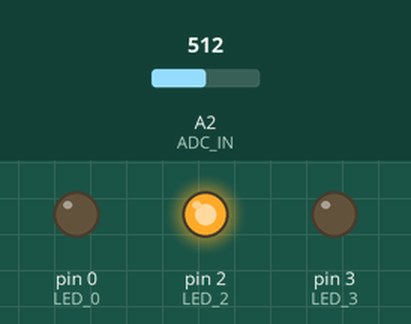
Recording of a sketch running on a simulated Arduino Uno, built with avr-gcc and run on an emulated ATmega328P. On the bench: output pins drawn as LEDs (lit = HIGH). The test bench sets the inputs (shaded band); at power-on: A2 (ADC_IN) = 512.

Above: at 1.2 s.
1.3 s: A2 (ADC_IN) set to 540
At 2.5 s:
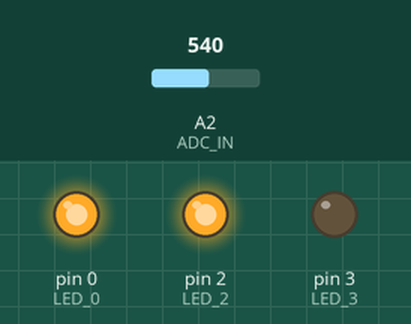
2.8 s: A2 (ADC_IN) set to 574
4.3 s: A2 (ADC_IN) set to 601
At 4.9 s:
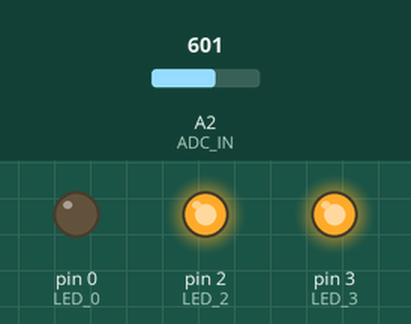
5.8 s: A2 (ADC_IN) set to 511
7.3 s: A2 (ADC_IN) set to 716
Timing chart, 0 to 9.8 s (numbered marks = the images above; inputs shaded):
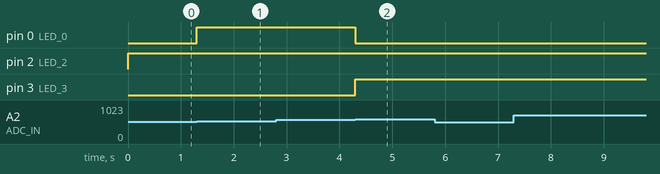

Measured:
- the behaviour switches between 529 and 530 on A2 (ADC_IN) (found by bisection; images 0 and 1)
- the behaviour switches between 582 and 583 on A2 (ADC_IN) (found by bisection; images 1 and 2)
- after the input at 1.3 s, pin 0 (LED_0): LOW → HIGH at once
- after the input at 2.8 s, every drawn part: stays the same
- after the input at 4.3 s, pin 0 (LED_0): HIGH → LOW at once; pin 3 (LED_3): LOW → HIGH at once

The sketch:

breadboard-voltmeter.ino
```cpp
#include <Arduino.h>

const int LED_0 = 0;
const int LED_1 = 1;
const int LED_2 = 2;
const int LED_3 = 3;
const int ADC_IN = A2;

const int R1 = 6800;
const int R2 = 1000;

const float RECTIFIER_V_F = 0.2;
const float VCC = 2.5;

int adcReading = 0;
float voltageValue = 0;

void set_led(int i);
float compute_voltage(int adc_reading);

void setup() {}

void loop() {
  adcReading = analogRead(ADC_IN);
  voltageValue = compute_voltage(adcReading);

  set_led(round(voltageValue) - 3);
}

/*
 * Compute the actual voltage from the ADC reading.
 * ADC reading ranges from 0 to 1023, where 0 -> G_Ref
 * and 1023 -> Vcc (2.50 V)
 */
float compute_voltage(int adc_reading) {
  float v_measured = ((float) adc_reading) / 1023.0 * VCC;
  float v = (v_measured * (R1 + R2) / R2) + 2 * RECTIFIER_V_F;
  return v;
}

/*
 * zero-indexed from bottom. eg,
 * i=0 -> Turn on D1 (3V)
 * i=1 -> Turn on D2 (4V)
 * etc
 */
void set_led(int i) {
  if (i < 0) {
    i = 0;
  }
  if (i > 9) {
    i = 9;
  }
  if(i == 0) {
    pinMode(LED_0, OUTPUT);
    pinMode(LED_1, OUTPUT);
    pinMode(LED_2, INPUT);
    pinMode(LED_3, INPUT);
    digitalWrite(LED_0, HIGH);
    digitalWrite(LED_1, LOW);
    digitalWrite(LED_2, LOW);
    digitalWrite(LED_3, LOW);
  }
  if(i == 1) {
    pinMode(LED_0, OUTPUT);
    pinMode(LED_1, OUTPUT);
    pinMode(LED_2, INPUT);
    pinMode(LED_3, INPUT);
    digitalWrite(LED_0, LOW);
    digitalWrite(LED_1, HIGH);
    digitalWrite(LED_2, LOW);
    digitalWrite(LED_3, LOW);
  }
  if(i == 2) {
    pinMode(LED_0, INPUT);
    pinMode(LED_1, OUTPUT);
    pinMode(LED_2, OUTPUT);
    pinMode(LED_3, INPUT);
    digitalWrite(LED_0, LOW);
    digitalWrite(LED_1, HIGH);
    digitalWrite(LED_2, LOW);
    digitalWrite(LED_3, LOW);
  }
  if(i == 3) {
    pinMode(LED_0, INPUT);
    pinMode(LED_1, OUTPUT);
    pinMode(LED_2, OUTPUT);
    pinMode(LED_3, INPUT);
    digitalWrite(LED_0, LOW);
    digitalWrite(LED_1, LOW);
    digitalWrite(LED_2, HIGH);
    digitalWrite(LED_3, LOW);
  }
  if(i == 4) {
    pinMode(LED_0, INPUT);
    pinMode(LED_1, INPUT);
    pinMode(LED_2, OUTPUT);
    pinMode(LED_3, OUTPUT);
    digitalWrite(LED_0, LOW);
    digitalWrite(LED_1, LOW);
    digitalWrite(LED_2, HIGH);
    digitalWrite(LED_3, LOW);
  }
  if(i == 5) {
    pinMode(LED_0, INPUT);
    pinMode(LED_1, INPUT);
    pinMode(LED_2, OUTPUT);
    pinMode(LED_3, OUTPUT);
    digitalWrite(LED_0, LOW);
    digitalWrite(LED_1, LOW);
    digitalWrite(LED_2, LOW);
    digitalWrite(LED_3, HIGH);
  }
  if(i == 6) {
    pinMode(LED_0, OUTPUT);
    pinMode(LED_1, INPUT);
    pinMode(LED_2, OUTPUT);
    pinMode(LED_3, INPUT);
    digitalWrite(LED_0, HIGH);
    digitalWrite(LED_1, LOW);
    digitalWrite(LED_2, LOW);
    digitalWrite(LED_3, LOW);
  }
  if(i == 7) {
    pinMode(LED_0, OUTPUT);
    pinMode(LED_1, INPUT);
    pinMode(LED_2, OUTPUT);
    pinMode(LED_3, INPUT);
    digitalWrite(LED_0, LOW);
    digitalWrite(LED_1, LOW);
    digitalWrite(LED_2, HIGH);
    digitalWrite(LED_3, LOW);
  }
  if(i == 8) {
    pinMode(LED_0, OUTPUT);
    pinMode(LED_1, INPUT);
    pinMode(LED_2, INPUT);
    pinMode(LED_3, OUTPUT);
    digitalWrite(LED_0, HIGH);
    digitalWrite(LED_1, LOW);
    digitalWrite(LED_2, LOW);
    digitalWrite(LED_3, LOW);
  }
  if(i == 9) {
    pinMode(LED_0, OUTPUT);
    pinMode(LED_1, INPUT);
    pinMode(LED_2, INPUT);
    pinMode(LED_3, OUTPUT);
    digitalWrite(LED_0, LOW);
    digitalWrite(LED_1, LOW);
    digitalWrite(LED_2, LOW);
    digitalWrite(LED_3, HIGH);
  }
}
```
